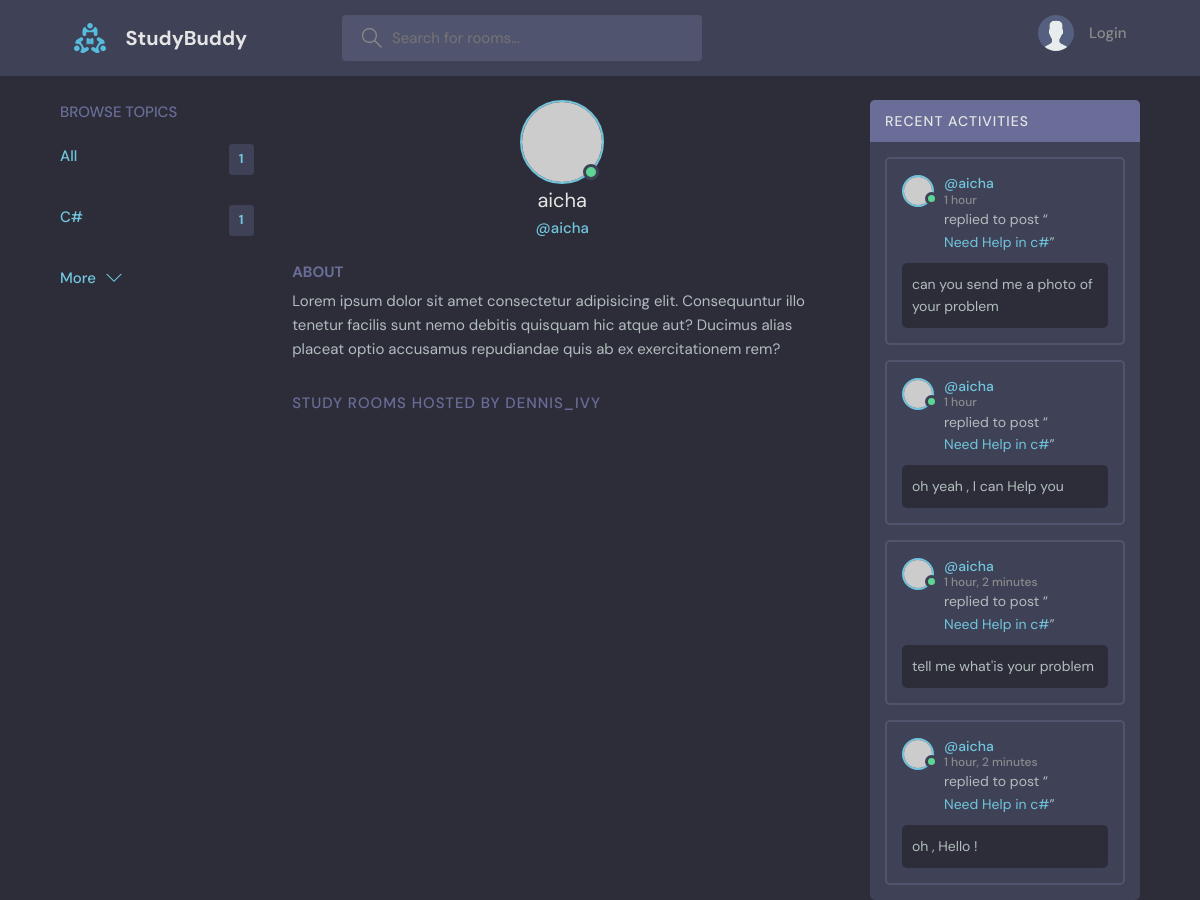
The page /profile/2 on the database its author committed.
### base/models.py (models this page shows, shortened)
class Topic(models.Model):
    name = models.CharField(max_length=200)

class Message(models.Model):
    user = models.ForeignKey(User, on_delete=models.CASCADE)
    room = models.ForeignKey(Room, on_delete=models.CASCADE)
    body = models.TextField()
    updated = models.DateTimeField(auto_now=True)
    created = models.DateTimeField(auto_now_add=True)
    class Meta:
        ordering = ['-updated', '-created']
    def __str__(self) -> str:
        return self.body[0:50]

class Room(models.Model):
    host = models.ForeignKey(User, on_delete=models.SET_NULL, null=True)
    topic = models.ForeignKey(Topic, on_delete=models.SET_NULL, null=True)
    name = models.CharField(max_length=200)
    description = models.TextField(null=True, max_length=500, blank=True)
    participants = models.ManyToManyField(
        User, related_name="participants", blank=True)
    updated = models.DateTimeField(auto_now=True)
    created = models.DateTimeField(auto_now_add=True)
    class Meta:
        ordering = ['-updated', '-created']
    def __str__(self) -> str:
        return self.name

### base/views.py (the view)
# urls.py: path("profile/<str:id>", views.profilePage, name="user-profile"),
def profilePage(request: HttpRequest, id: str):
    user = User.objects.get(id=id)
    userRooms = user.room_set.all()
    room_messages = user.message_set.all()
    topics = Topic.objects.all()
    context = {
        "user": user,
        "rooms": userRooms,
        "room_messages": room_messages,
        "topics": topics,
    }
    return render(request, "base/profile.html", context)

### base/templates/base/profile.html (shortened to what this page needs)
{% extends 'base.html' %}
{% block content %}
<main class="profile-page layout layout--3">
  <div class="container">
    {% include "base/component/topic_component.html" %}
    <div class="roomList">
      <div class="profile">
        <div class="profile__avatar">
          <div class="avatar avatar--large active">
            <img src="https://randomuser.me/api/portraits/men/11.jpg" />
          </div>
        </div>
        <div class="profile__info">
          <h3>{{user.username}}</h3>
          <p>@{{user.username}}</p>
        </div>
        <div class="profile__about">
          <h3>About</h3>
          <p>
            Lorem ipsum dolor sit amet consectetur adipisicing elit. Consequuntur illo tenetur
            facilis sunt nemo debitis quisquam hic atque aut? Ducimus alias placeat optio
            accusamus repudiandae quis ab ex exercitationem rem?
          </p>
        </div>
      </div>
      <div class="roomList__header">
        <div>
          <h2>Study Rooms Hosted by dennis_ivy</a>
          </h2>
        </div>
      </div>
    </div>
    {% include "base/component/activity_component.html" %}
  </div>
</main>
{% endblock content %}

### templates/base.html (shortened to what this page needs)
{% load static %}
<html lang="en">
  <head>
    <link rel="stylesheet" href="{% static 'styles/style.css' %}" />
  </head>
  <body>
    {% include 'navbar.html' %}
    {% block content %}
    {% endblock content %}
  </body>
</html>

### templates/navbar.html (shortened to what this page needs)
{% load static  %}
<header class="header header--loggedIn">
    <div class="container">
        <a href="{% url 'home' %}" class="header__logo">
            <img src="{% static 'assets/logo.svg' %}" />
            <h1>StudyBuddy</h1>
        </a>
        <form class="header__search" action='{% url "home" %}' method="GET">
            <label>
                <input type="text" placeholder="Search for rooms..." name="q"/>
            </label>
        </form>
        <nav class="header__menu">
            {% if request.user.is_authenticated %}
                <div class="header__user">
                    <a href="{% url 'user-profile' request.user.id %}">
                        <div class="avatar avatar--medium active">
                            <img src="https://randomuser.me/api/portraits/men/37.jpg" />
                        </div>
                        <p>{{request.user.username|capfirst}}<span>@{{request.user.username}}</span></p>
                    </a>
                    <button class="dropdown-button">
                        <svg version="1.1" xmlns="http://www.w3.org/2000/svg" width="32" height="32" viewBox="0 0 32 32">
                            <title>chevron-down</title>
                            <path d="M16 21l-13-13h-3l16 16 16-16h-3l-13 13z"></path>
                        </svg>
                    </button>
                </div>
            {% else %}
                <a href="{% url 'login' %}">
                    <img src="{% static 'assets/avatar.svg' %}" />
                    <p>Login</p>
                </a>
            {% endif %}
        </nav>
    </div>
</header>

### base/templates/base/component/topic_component.html (shortened to what this page needs)
<div class="topics">
    <div class="topics__header">
      <h2>Browse Topics</h2>
    </div>
    <ul class="topics__list">
        <li>
            <a href="{% url 'home' %}?" class="active">All <span>{{topics.count}}</span></a>
        </li>
        {% for topic in topics  %}
        <li>
            <a href="{% url 'home' %}?q={{topic.name}}" class="active">{{topic.name}}<span>{{topic.room_set.all.count}}</span></a>
        </li>
        {% endfor %}
    </ul>
    <a class="btn btn--link" href="{% url 'topics' %}">
      More
      <svg version="1.1" xmlns="http://www.w3.org/2000/svg" width="32" height="32" viewBox="0 0 32 32">
        <title>chevron-down</title>
        <path d="M16 21l-13-13h-3l16 16 16-16h-3l-13 13z"></path>
      </svg>
    </a>
  </div>

### base/templates/base/component/activity_component.html (shortened to what this page needs)
<div class="activities">
    <div class="activities__header">
      <h2>Recent Activities</h2>
    </div>
    {% for message in room_messages  %}
    <div class="activities__box">
      <div class="activities__boxHeader roomListRoom__header">
        <a href="{% url 'user-profile' message.user.id %}" class="roomListRoom__author">
          <div class="avatar avatar--small active">
            <img src="https://randomuser.me/api/portraits/men/13.jpg" />
          </div>
          <p>
            @{{message.user}}
            <span>{{message.created|timesince}}</span>
          </p>
        </a>
      </div>
      <div class="activities__boxContent">
        <p>replied to post “<a href="{% url 'room' message.room.id %}">{{message.room}}</a>”</p>
        <div class="activities__boxRoomContent">
          {{message}}
        </div>
      </div>
    </div>
    {% endfor %}
</div>

### rows shown on the page
Topic: name "C#", room_set.all.count "1"
Message: user "aicha", created "1 hour", room "Need Help in c#", body "can you send me a photo of your problem"
Message: user "aicha", created "1 hour", room "Need Help in c#", body "oh yeah , I can Help you"
Message: user "aicha", created "1 hour, 2 minutes", room "Need Help in c#", body "tell me what'is your problem"
Message: user "aicha", created "1 hour, 2 minutes", room "Need Help in c#", body "oh , Hello !"

### other values the page prints
{{ topics.count }} "1"
{{ user.username }} "aicha"
